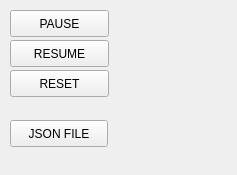
<?xml version="1.0" encoding="UTF-8"?>
<ui version="4.0">
 <class>Form</class>
 <widget class="QWidget" name="Form">
  <property name="geometry">
   <rect>
    <x>0</x>
    <y>0</y>
    <width>237</width>
    <height>175</height>
   </rect>
  </property>
  <property name="maximumSize">
   <size>
    <width>237</width>
    <height>175</height>
   </size>
  </property>
  <property name="windowTitle">
   <string>RQT PYTHON UI EKUMEN</string>
  </property>
  <property name="whatsThis">
   <string>&lt;html&gt;&lt;head/&gt;&lt;body&gt;&lt;p&gt;PY test PY application for Ekumen's challenge&lt;/p&gt;&lt;/body&gt;&lt;/html&gt;</string>
  </property>
  <widget class="QPushButton" name="Test">
   <property name="geometry">
    <rect>
     <x>10</x>
     <y>120</y>
     <width>98</width>
     <height>27</height>
    </rect>
   </property>
   <property name="toolTip">
    <string>&lt;html&gt;&lt;head/&gt;&lt;body&gt;&lt;p&gt;load json file with coordinates&lt;/p&gt;&lt;/body&gt;&lt;/html&gt;</string>
   </property>
   <property name="text">
    <string>JSON FILE</string>
   </property>
  </widget>
  <widget class="QPushButton" name="pushButton_2">
   <property name="geometry">
    <rect>
     <x>10</x>
     <y>10</y>
     <width>99</width>
     <height>27</height>
    </rect>
   </property>
   <property name="toolTip">
    <string>&lt;html&gt;&lt;head/&gt;&lt;body&gt;&lt;p&gt;Pause turtle&lt;/p&gt;&lt;/body&gt;&lt;/html&gt;</string>
   </property>
   <property name="whatsThis">
    <string>&lt;html&gt;&lt;head/&gt;&lt;body&gt;&lt;p&gt;pause turtle&lt;/p&gt;&lt;/body&gt;&lt;/html&gt;</string>
   </property>
   <property name="text">
    <string>PAUSE</string>
   </property>
  </widget>
  <widget class="QPushButton" name="pushButton_3">
   <property name="geometry">
    <rect>
     <x>10</x>
     <y>40</y>
     <width>99</width>
     <height>27</height>
    </rect>
   </property>
   <property name="toolTip">
    <string>&lt;html&gt;&lt;head/&gt;&lt;body&gt;&lt;p&gt;resume turtle&lt;/p&gt;&lt;/body&gt;&lt;/html&gt;</string>
   </property>
   <property name="text">
    <string>RESUME</string>
   </property>
  </widget>
  <widget class="QPushButton" name="pushButton_4">
   <property name="geometry">
    <rect>
     <x>10</x>
     <y>70</y>
     <width>99</width>
     <height>27</height>
    </rect>
   </property>
   <property name="toolTip">
    <string>&lt;html&gt;&lt;head/&gt;&lt;body&gt;&lt;p&gt;reset turtle to origin&lt;/p&gt;&lt;/body&gt;&lt;/html&gt;</string>
   </property>
   <property name="text">
    <string>RESET</string>
   </property>
  </widget>
 </widget>
 <resources/>
 <connections/>
</ui>
